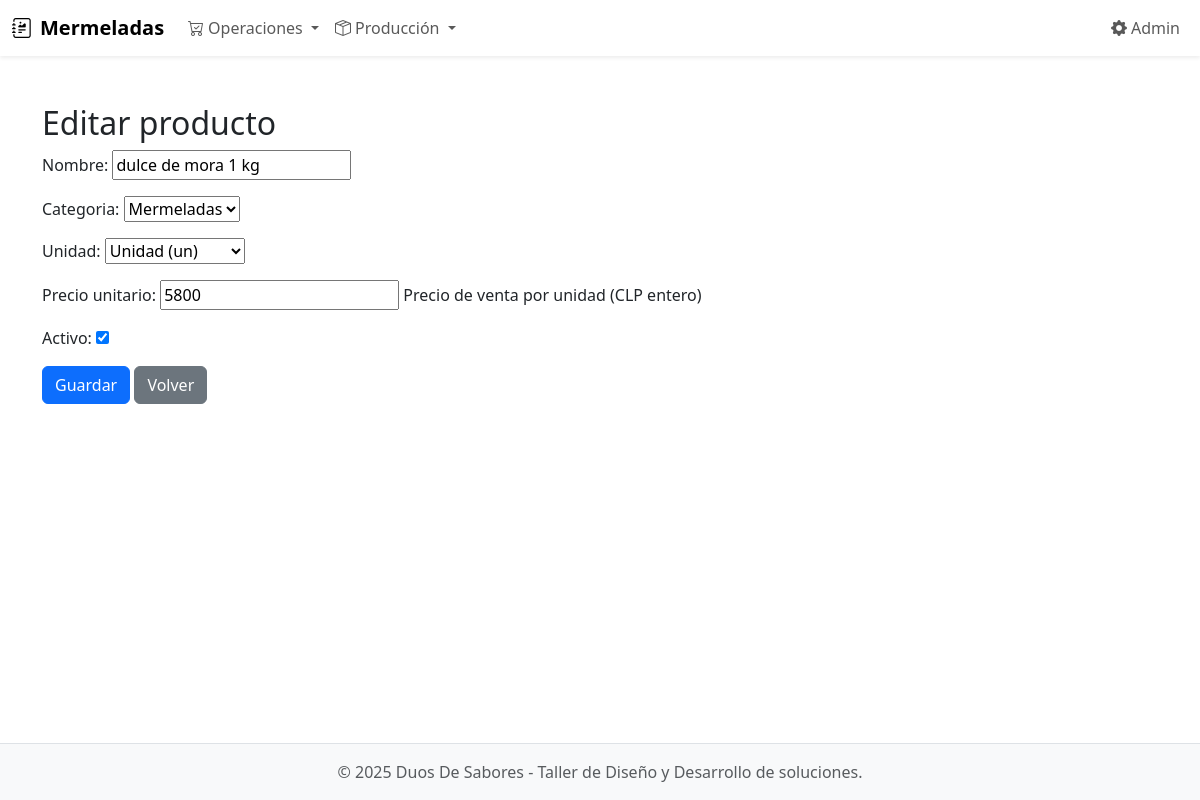
/productos/2/editar/, run on the app's committed database.
### ventas/models.py (models this page shows, shortened)
class Product(models.Model):
    nombre = models.CharField(max_length=150)
    categoria = models.ForeignKey(Category, on_delete=models.SET_NULL, null=True, blank=True)
    unidad = models.CharField(max_length=2, choices=UNIT_CHOICES, default="un")
    precio_unitario = models.IntegerField(validators=[MinValueValidator(0)], help_text="Precio de venta por unidad (CLP entero)")
    stock = models.IntegerField(default=0, help_text="Stock disponible en unidades enteras")
    activo = models.BooleanField(default=True)
    class Meta:
        verbose_name = "Producto"
        verbose_name_plural = "Productos"

class Category(models.Model):
    nombre = models.CharField(max_length=100, unique=True)
    class Meta:
        verbose_name = "Categoría"
        verbose_name_plural = "Categorías"
    def __str__(self):
        return self.nombre

### ventas/views.py (the view)
# urls.py: path('productos/<int:pk>/editar/', views.ProductUpdateView.as_view(), name='producto_update'),
class ProductUpdateView(UpdateView):
    model = Product
    form_class = ProductForm
    template_name = "productos/form.html"
    success_url = reverse_lazy("productos_list")

### ventas/forms.py
class ProductForm(forms.ModelForm):
    class Meta:
        model = Product
        fields = ["nombre", "categoria", "unidad", "precio_unitario", "activo"]

### templates/productos/form.html (shortened to what this page needs)
{% extends 'base.html' %}
{% block content %}
<h2>{{ form.instance.pk|yesno:"Editar producto,Crear producto" }}</h2>
<form method="post">{% csrf_token %}
  {{ form.as_p }}
  <button class="btn btn-primary">Guardar</button>
  <a href="{% url 'productos_list' %}" class="btn btn-secondary">Volver</a>
</form>
{% endblock %}

### data on the page
Product: instance.pk "Editar producto", nombre "dulce de mora 1 kg", categoria "Mermeladas", unidad "Unidad (un)", precio_unitario "5800", activo "☑"
